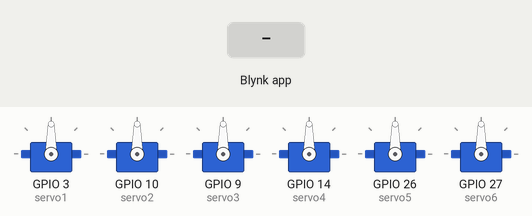
A sketch run on a simulated ESP32. On the bench: 6 × servo. Inputs (shaded band) come from the test bench. WiFi joins after 1.5 s; servers stay silent unless stated.

Above: at 3.0 s.
3.1 s: Blynk app writes 1 to V0
At 3.7 s:
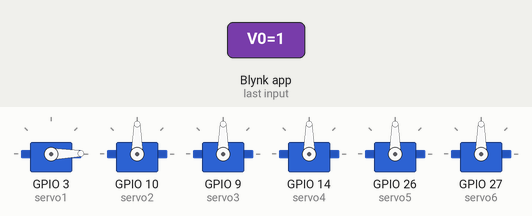
4.6 s: Blynk app writes 200 to V0
At 5.8 s:
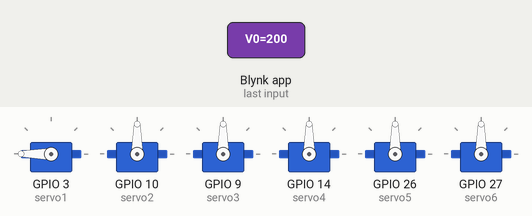
6.1 s: Blynk app writes 1 to V1
At 7.2 s:
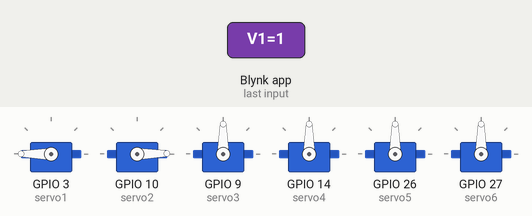
7.6 s: Blynk app writes 0 to V0
At 8.3 s:
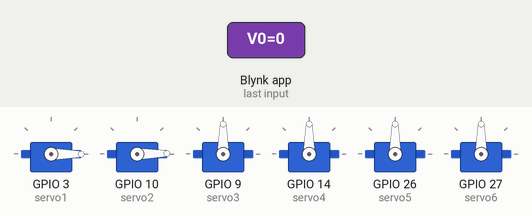
9.1 s: Blynk app writes 200 to V1
At 9.4 s:
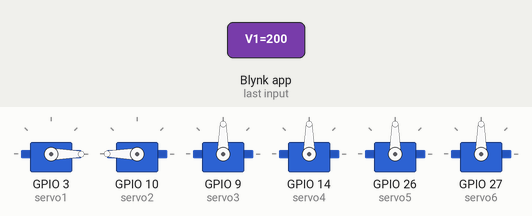
10.6 s: Blynk app writes 1 to V2
At 11.8 s:
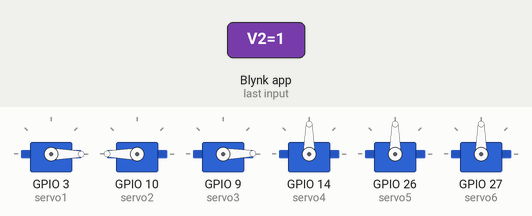
Timing chart, 0 to 13.1 s (numbered marks = the images above; inputs shaded):
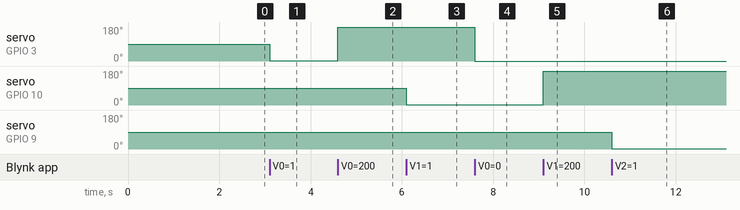

Measured:
- after the input at 3.1 s, servo on GPIO 3 (servo1): 90° → 1° at once
- after the input at 4.6 s, servo on GPIO 3 (servo1): 1° → 180° at once
- after the input at 6.1 s, servo on GPIO 10 (servo2): 90° → 1° at once
- after the input at 7.6 s, servo on GPIO 3 (servo1): 180° → 0° at once
- after the input at 9.1 s, servo on GPIO 10 (servo2): 1° → 180° at once
- after the input at 10.6 s, servo on GPIO 9 (servo3): 90° → 1° at once

The sketch:

blynk.ino
```cpp
#define BLYNK_TEMPLATE_ID "TMPL6-ZUIJ36d"
#define BLYNK_TEMPLATE_NAME "ESPRobotika"
#define BLYNK_AUTH_TOKEN "tRa7f0ZfRPZ-vbEq6YU199iv3tddeYJV"

#define BLYNK_PRINT Serial
#include <WiFi.h>
#include <BlynkSimpleEsp32.h>
#include <ESP32Servo.h>

// Auth Token dari Blynk
// char auth[] = "Auth_Token_dari_Email";

// Credentials WiFi
char ssid[] = "RM.TERAPI";
char pass[] = "12345678";

// Inisialisasi Servo
Servo servo1;
Servo servo2;
Servo servo3;
Servo servo4;
Servo servo5;
Servo servo6;

// Virtual Pin dari Blynk untuk kontrol slider
BLYNK_WRITE(V0) {
  int pos = param.asInt();  // Membaca nilai slider
  servo1.write(pos);        // Menggerakkan Servo 1
}

BLYNK_WRITE(V1) {
  int pos = param.asInt();
  servo2.write(pos);        // Menggerakkan Servo 2
}

BLYNK_WRITE(V2) {
  int pos = param.asInt();
  servo3.write(pos);        // Menggerakkan Servo 3
}

BLYNK_WRITE(V3) {
  int pos = param.asInt();
  servo4.write(pos);        // Menggerakkan Servo 4
}

BLYNK_WRITE(V4) {
  int pos = param.asInt();
  servo5.write(pos);        // Menggerakkan Servo 5
}

BLYNK_WRITE(V6) {
  int pos = param.asInt();
  servo6.write(pos);        // Menggerakkan Servo 6
}

void setup() {
  // Menghubungkan ke Serial Monitor
  Serial.begin(115200);

  // Menghubungkan ke Blynk dan WiFi
  Blynk.begin(BLYNK_AUTH_TOKEN, ssid, pass);

  // Menghubungkan Servo ke pin ESP32
  servo1.attach(3);  // Pin untuk Servo 1
  servo2.attach(10);  // Pin untuk Servo 2
  servo3.attach(9);  // Pin untuk Servo 3
  servo4.attach(14);  // Pin untuk Servo 4
  servo5.attach(26);  // Pin untuk Servo 5
  servo6.attach(27);  // Pin untuk Servo 6
}

void loop() {
  Blynk.run();  // Menjalankan Blynk
}
```
